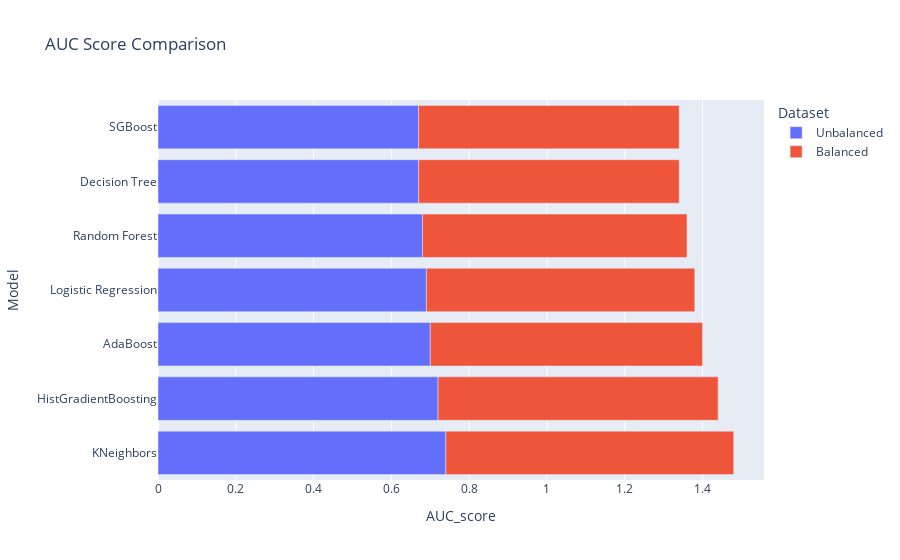
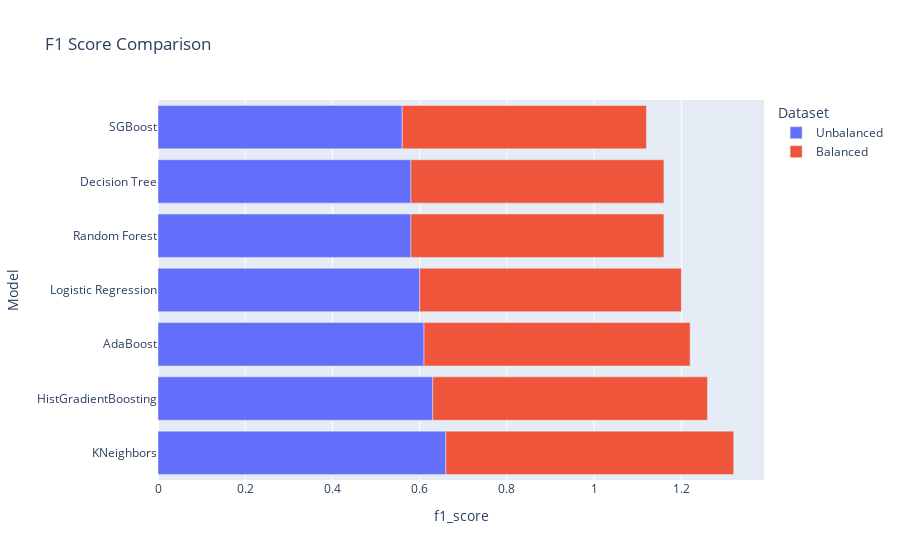

The notebook cell saved with these charts, in order:
### Code cell
# Visualization with Plotly
fig = px.bar(combined_results, x='AUC_score', y='model', color='Dataset', title='AUC Score Comparison')
fig.update_layout(yaxis_title='Model')
fig.show()

fig = px.bar(combined_results, x='f1_score', y='model', color='Dataset', title='F1 Score Comparison')
fig.update_layout(yaxis_title='Model')
fig.show()

#fig = px.bar(combined_results, x='Assessment', y='model', color='Dataset', title='Assessment Comparison')
#fig.update_layout(yaxis_title='Model')
#fig.show()

### Figure 1 — Plotly figure (JSON) as saved in the notebook; plotly's stock layout.template omitted (floating-point values rounded to 4 significant figures)
{"data": [{"alignmentgroup": "True", "hovertemplate": "Dataset=Unbalanced<br>AUC_score=%{x}<br>model=%{y}<extra></extra>", "legendgroup": "Unbalanced", "marker": {"color": "#636efa", "pattern": {"shape": ""}}, "name": "Unbalanced", "offsetgroup": "Unbalanced", "orientation": "h", "showlegend": true, "textposition": "auto", "type": "bar", "x": [0.74, 0.72, 0.7, 0.69, 0.68, 0.67, 0.67], "xaxis": "x", "y": ["KNeighbors", "HistGradientBoosting", "AdaBoost", "Logistic Regression", "Random Forest", "Decision Tree", "SGBoost"], "yaxis": "y"}, {"alignmentgroup": "True", "hovertemplate": "Dataset=Balanced<br>AUC_score=%{x}<br>model=%{y}<extra></extra>", "legendgroup": "Balanced", "marker": {"color": "#EF553B", "pattern": {"shape": ""}}, "name": "Balanced", "offsetgroup": "Balanced", "orientation": "h", "showlegend": true, "textposition": "auto", "type": "bar", "x": [0.74, 0.72, 0.7, 0.69, 0.68, 0.67, 0.67], "xaxis": "x", "y": ["KNeighbors", "HistGradientBoosting", "AdaBoost", "Logistic Regression", "Random Forest", "Decision Tree", "SGBoost"], "yaxis": "y"}], "layout": {"barmode": "relative", "legend": {"title": {"text": "Dataset"}, "tracegroupgap": 0}, "title": {"text": "AUC Score Comparison"}, "xaxis": {"anchor": "y", "domain": [0, 1], "title": {"text": "AUC_score"}}, "yaxis": {"anchor": "x", "domain": [0, 1], "title": {"text": "Model"}}}}

### Figure 2 — Plotly figure (JSON) as saved in the notebook; plotly's stock layout.template omitted (floating-point values rounded to 4 significant figures)
{"data": [{"alignmentgroup": "True", "hovertemplate": "Dataset=Unbalanced<br>f1_score=%{x}<br>model=%{y}<extra></extra>", "legendgroup": "Unbalanced", "marker": {"color": "#636efa", "pattern": {"shape": ""}}, "name": "Unbalanced", "offsetgroup": "Unbalanced", "orientation": "h", "showlegend": true, "textposition": "auto", "type": "bar", "x": [0.66, 0.63, 0.61, 0.6, 0.58, 0.58, 0.56], "xaxis": "x", "y": ["KNeighbors", "HistGradientBoosting", "AdaBoost", "Logistic Regression", "Random Forest", "Decision Tree", "SGBoost"], "yaxis": "y"}, {"alignmentgroup": "True", "hovertemplate": "Dataset=Balanced<br>f1_score=%{x}<br>model=%{y}<extra></extra>", "legendgroup": "Balanced", "marker": {"color": "#EF553B", "pattern": {"shape": ""}}, "name": "Balanced", "offsetgroup": "Balanced", "orientation": "h", "showlegend": true, "textposition": "auto", "type": "bar", "x": [0.66, 0.63, 0.61, 0.6, 0.58, 0.58, 0.56], "xaxis": "x", "y": ["KNeighbors", "HistGradientBoosting", "AdaBoost", "Logistic Regression", "Random Forest", "Decision Tree", "SGBoost"], "yaxis": "y"}], "layout": {"barmode": "relative", "legend": {"title": {"text": "Dataset"}, "tracegroupgap": 0}, "title": {"text": "F1 Score Comparison"}, "xaxis": {"anchor": "y", "domain": [0, 1], "title": {"text": "f1_score"}}, "yaxis": {"anchor": "x", "domain": [0, 1], "title": {"text": "Model"}}}}
